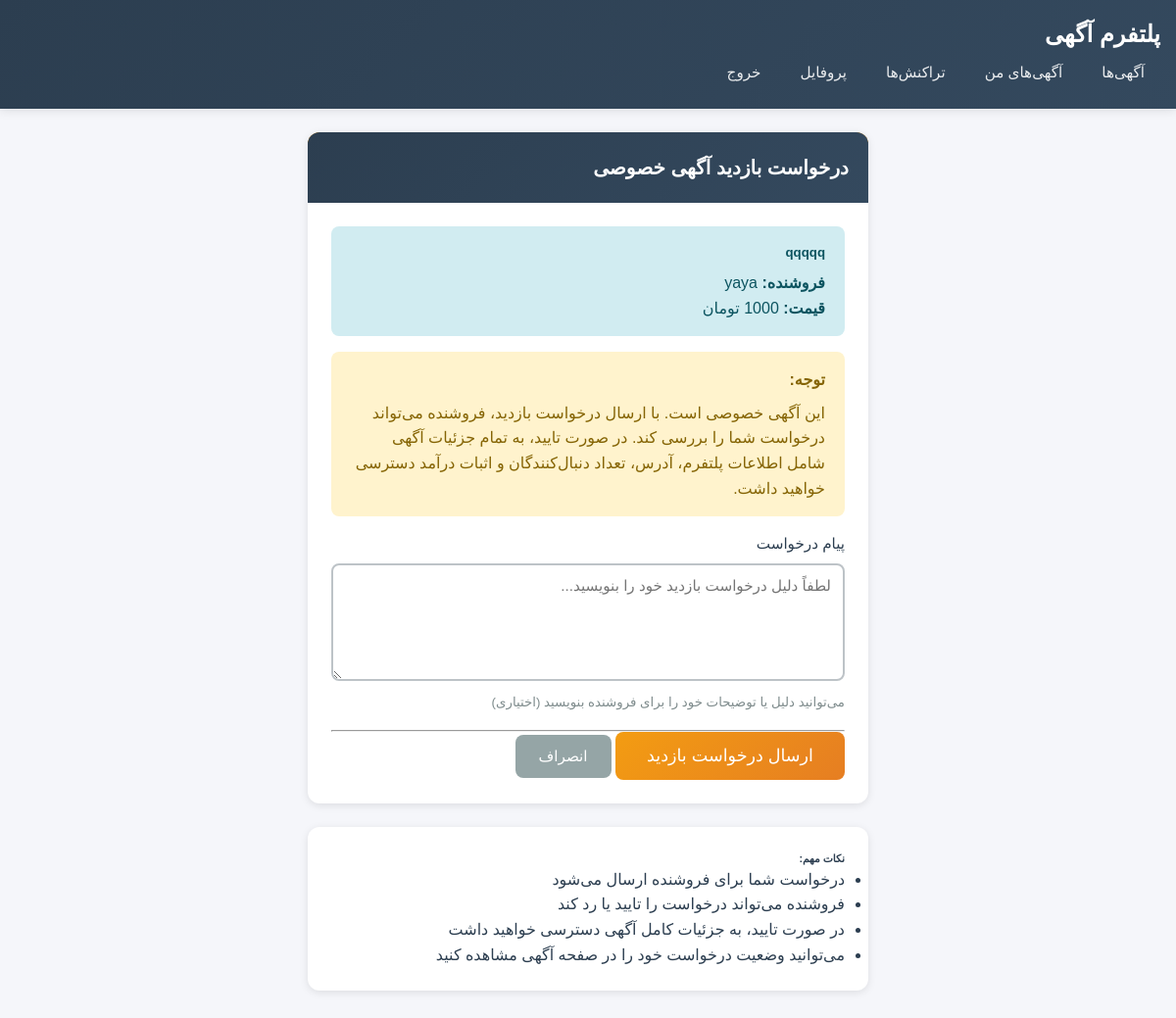
The app's page /listings/7/request-visit/ (signed in) with its own data.
### listings/models.py (models this page shows, shortened)
class Listing(models.Model):
    STATUS_CHOICES = [
        ('pending', 'در انتظار تایید'),
        ('active', 'فعال'),
        ('sold', 'فروخته شده'),
        ('rejected', 'رد شده'),
        ('deleted', 'حذف شده'),
    ]
    """LEVEL_CHOICES = [
        ('beginner', 'مبتدی'),
        ('intermediate', 'متوسط'),
        ('advanced', 'پیشرفته'),
        ('professional', 'حرفه‌ای'),
    ] """
    seller = models.ForeignKey(settings.AUTH_USER_MODEL, on_delete=models.CASCADE, related_name='listings')
    category = models.ForeignKey(Category, on_delete=models.SET_NULL, null=True)
    title = models.CharField(max_length=200)
    description = models.TextField()
    location = models.TextField(max_length=200, null=True, blank=True)
    price = models.DecimalField(max_digits=12, decimal_places=0)
    discount_price = models.DecimalField(max_digits=12, decimal_places=0, null=True, blank=True)
    """ level = models.CharField(max_length=20, choices=LEVEL_CHOICES, default='beginner', verbose_name='سطح') """
    platform_url = models.URLField()
    followers_count = models.IntegerField(default=0)
    monthly_income = models.DecimalField(null=True, blank=True, max_digits=12, decimal_places=0)
    platform_age = models.IntegerField(default=0)
    most_like = models.IntegerField(null=True, blank=True)
    most_view = models.IntegerField(null=True, blank=True)
    most_comment = models.IntegerField(null=True, blank=True)
    main_image = models.ImageField(upload_to='listings/images/')
    is_preferment = models.BooleanField(default=False, verbose_name='آگهی ارتقا یافته')
    is_income = models.BooleanField(default=True, verbose_name='اگهی به درامد رسیده')
    is_verified = models.BooleanField(default=False, verbose_name='اطلاعات مورد تایید است')
    is_private = models.BooleanField(default=False, verbose_name='آگهی خصوصی')
    status = models.CharField(max_length=20, choices=STATUS_CHOICES, default='pending')
    rejection_reason = models.TextField(blank=True, null=True, verbose_name='دلیل رد')
    views_count = models.IntegerField(default=0)
    created_at = models.DateTimeField(auto_now_add=True)
    updated_at = models.DateTimeField(auto_now=True)
    class Meta:
        ordering = ['-created_at']

### accounts/models.py (models this page shows, shortened)
class User(AbstractUser):
    phone_number = models.CharField(max_length=11, unique=True, null=True, blank=True, verbose_name='شماره موبایل')
    national_code = models.CharField(max_length=10, unique=True, null=True, blank=True, verbose_name='کد ملی')
    profile_image = models.ImageField(upload_to='profiles/', null=True, blank=True, verbose_name='تصویر پروفایل')
    is_verified = models.BooleanField(default=False, verbose_name='احراز شده')
    created_at = models.DateTimeField(auto_now_add=True, verbose_name='تاریخ عضویت')

### listings/views.py (the view, shortened to what this page needs)
# urls.py: path('<int:pk>/request-visit/', views.request_visit, name='request_visit'),
@login_required
def request_visit(request, pk):
    listing = get_object_or_404(Listing, pk=pk, status='active')
    if not listing.is_private:
        messages.warning(request, 'این آگهی خصوصی نیست.')
        return redirect('listings:listing_detail', pk=pk)
    if request.user == listing.seller:
        messages.warning(request, 'شما صاحب این آگهی هستید.')
        return redirect('listings:listing_detail', pk=pk)
    existing_request = VisitRequest.objects.filter(
        listing=listing,
        requester=request.user
    ).first()
    if request.method == 'POST':
        form = VisitRequestForm(request.POST)
        if form.is_valid():
            visit_request = form.save(commit=False)
            visit_request.listing = listing
            visit_request.requester = request.user
            visit_request.save()
            messages.success(request, 'درخواست بازدید شما ارسال شد و در انتظار تایید فروشنده است.')
            return redirect('listings:listing_detail', pk=pk)
    else:
        form = VisitRequestForm()
    return render(request, 'listings/request_visit.html', {
        'form': form,
        'listing': listing
    })

### listings/forms.py
class VisitRequestForm(forms.ModelForm):
    class Meta:
        model = VisitRequest
        fields = ['message']
        widgets = {
            'message': forms.Textarea(attrs={
                'class': 'form-control',
                'rows': 3,
                'placeholder': 'لطفاً دلیل درخواست بازدید خود را بنویسید...'
            }),
        }
        labels = {
            'message': 'پیام درخواست',
        }

### templates/listings/request_visit.html (shortened to what this page needs)
{% extends 'base.html' %}
{% block content %}
<div class="row justify-content-center">
    <div class="col-md-6">
        <div class="card">
            <div class="card-header bg-warning text-dark">
                <h4 class="mb-0">
                     درخواست بازدید آگهی خصوصی
                </h4>
            </div>
            <div class="card-body">
                <div class="alert alert-info">
                    <h5 class="mb-2">{{ listing.title }}</h5>
                    <p class="mb-1"><strong>فروشنده:</strong> {{ listing.seller.username }}</p>
                    <p class="mb-0"><strong>قیمت:</strong> {{ listing.price|floatformat:0 }} تومان</p>
                </div>
                <div class="alert alert-warning">
                    <strong>توجه:</strong>
                    <p class="mb-0 mt-2">
                        این آگهی خصوصی است. با ارسال درخواست بازدید، فروشنده می‌تواند درخواست شما را بررسی کند.
                        در صورت تایید، به تمام جزئیات آگهی شامل اطلاعات پلتفرم، آدرس، تعداد دنبال‌کنندگان و اثبات درآمد دسترسی خواهید داشت.
                    </p>
                </div>
                <form method="post">
                    <div class="mb-3">
                        <label for="{{ form.message.id_for_label }}" class="form-label">
                            {{ form.message.label }}
                        </label>
                        {{ form.message }}
                        <small class="form-text text-muted">
                            می‌توانید دلیل یا توضیحات خود را برای فروشنده بنویسید (اختیاری)
                        </small>
                    </div>
                    <hr>
                    <div class="d-grid gap-2">
                        <button type="submit" class="btn btn-warning btn-lg">
                             ارسال درخواست بازدید
                        </button>
                        <a href="{% url 'listings:listing_detail' listing.pk %}" class="btn btn-secondary">
                             انصراف
                        </a>
                    </div>
                </form>
            </div>
        </div>
        <div class="card mt-3">
            <div class="card-body">
                <h6> نکات مهم:</h6>
                <ul class="mb-0">
                    <li>درخواست شما برای فروشنده ارسال می‌شود</li>
                    <li>فروشنده می‌تواند درخواست را تایید یا رد کند</li>
                    <li>در صورت تایید، به جزئیات کامل آگهی دسترسی خواهید داشت</li>
                    <li>می‌توانید وضعیت درخواست خود را در صفحه آگهی مشاهده کنید</li>
                </ul>
            </div>
        </div>
    </div>
</div>
{% endblock %}

### static/css/styles.css (style rules this page uses)
:root { --primary-color: #2c3e50; --secondary-color: #34495e; --accent-color: #3498db; --success-color: #27ae60; --danger-color: #e74c3c; --warning-color: #f39c12; --info-color: #16a085; --light-bg: #ecf0f1; --dark-bg: #1a252f; --text-primary: #2c3e50; --text-secondary: #7f8c8d; --border-color: #bdc3c7; --card-shadow: 0 2px 8px rgba(0, 0, 0, 0.1); --hover-shadow: 0 4px 16px rgba(0, 0, 0, 0.15); }
* { margin: 0; padding: 0; box-sizing: border-box; }
body { font-family: Tahoma, Arial, sans-serif; background-color: #f5f6fa; color: var(--text-primary); line-height: 1.6; direction: rtl; }
.alert { padding: 1rem 1.25rem; margin-bottom: 1rem; border-radius: 8px; border: none; position: relative; }
.alert-warning { background-color: #fff3cd; color: #856404; }
.alert-info { background-color: #d1ecf1; color: #0c5460; }
.card { background: #fff; border-radius: 12px; box-shadow: var(--card-shadow); margin-bottom: 1.5rem; border: none; overflow: hidden; transition: all 0.3s; }
.card-header { background: linear-gradient(135deg, var(--primary-color) 0%, var(--secondary-color) 100%); color: #fff; padding: 1.25rem; border-bottom: none; }
.card-header h4 { margin: 0; font-size: 1.25rem; font-weight: 600; }
.card-body { padding: 1.5rem; }
.btn { padding: 0.625rem 1.5rem; border-radius: 8px; border: none; font-size: 0.95rem; font-weight: 500; cursor: pointer; transition: all 0.3s; text-decoration: none; display: inline-block; text-align: center; }
.btn-warning { background: linear-gradient(135deg, var(--warning-color) 0%, #e67e22 100%); color: #fff; }
.btn-secondary { background-color: #95a5a6; color: #fff; }
.btn-lg { padding: 0.875rem 2rem; font-size: 1.1rem; }
form label { display: block; margin-bottom: 0.5rem; color: var(--text-primary); font-weight: 500; font-size: 0.95rem; }
form input[type="text"], form input[type="email"], form input[type="password"], form input[type="number"], form input[type="url"], form input[type="file"], form select, form textarea { width: 100%; padding: 0.75rem; border: 2px solid var(--border-color); border-radius: 8px; font-size: 0.95rem; transition: all 0.3s; font-family: Tahoma, Arial, sans-serif; }
form textarea { resize: vertical; min-height: 120px; }
.form-control { width: 100%; padding: 0.75rem; border: 2px solid var(--border-color); border-radius: 8px; font-size: 0.95rem; }
.form-label { display: block; margin-bottom: 0.5rem; color: var(--text-primary); font-weight: 500; }
.bg-warning { background-color: var(--warning-color); }
.row { display: flex; flex-wrap: wrap; margin: 0 -0.75rem; }
.col-md-3, .col-md-4, .col-md-6, .col-md-8, .col-md-12 { padding: 0 0.75rem; margin-bottom: 1.5rem; }
.col-md-6 { flex: 0 0 50%; max-width: 50%; }
.mt-2 { margin-top: 0.5rem; }
.mt-3 { margin-top: 1rem; }
.mb-2 { margin-bottom: 0.5rem; }
.mb-3 { margin-bottom: 1rem; }
.text-muted { color: var(--text-secondary); }
.justify-content-center { justify-content: center; }
.card, .alert { animation: fadeIn 0.5s ease-out; }

### templates/base.html (style rules this page uses)
body { font-family: Tahoma, Arial; }

### records on screen
Listing: title "qqqqq", seller.username "yaya", price "1000"
